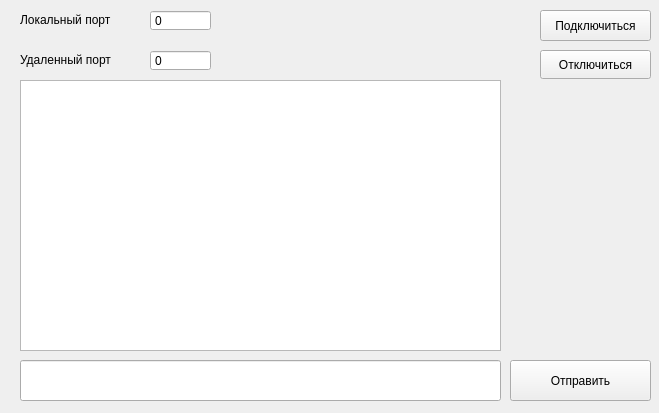
<?xml version="1.0" encoding="UTF-8"?>
<ui version="4.0">
 <class>UDPClient</class>
 <widget class="QMainWindow" name="UDPClient">
  <property name="geometry">
   <rect>
    <x>0</x>
    <y>0</y>
    <width>659</width>
    <height>413</height>
   </rect>
  </property>
  <property name="windowTitle">
   <string>UDPClient</string>
  </property>
  <widget class="QWidget" name="centralwidget">
   <widget class="QTextEdit" name="textEdit">
    <property name="geometry">
     <rect>
      <x>20</x>
      <y>80</y>
      <width>481</width>
      <height>271</height>
     </rect>
    </property>
    <property name="readOnly">
     <bool>true</bool>
    </property>
   </widget>
   <widget class="QLineEdit" name="lineEdit">
    <property name="geometry">
     <rect>
      <x>20</x>
      <y>360</y>
      <width>481</width>
      <height>41</height>
     </rect>
    </property>
   </widget>
   <widget class="QPushButton" name="bt_SendingData">
    <property name="geometry">
     <rect>
      <x>510</x>
      <y>360</y>
      <width>141</width>
      <height>41</height>
     </rect>
    </property>
    <property name="text">
     <string>Отправить</string>
    </property>
   </widget>
   <widget class="QPushButton" name="connection">
    <property name="geometry">
     <rect>
      <x>540</x>
      <y>10</y>
      <width>111</width>
      <height>31</height>
     </rect>
    </property>
    <property name="text">
     <string>Подключиться</string>
    </property>
   </widget>
   <widget class="QPushButton" name="disconnect">
    <property name="geometry">
     <rect>
      <x>540</x>
      <y>50</y>
      <width>111</width>
      <height>29</height>
     </rect>
    </property>
    <property name="text">
     <string>Отключиться</string>
    </property>
   </widget>
   <widget class="QSpinBox" name="local_host">
    <property name="geometry">
     <rect>
      <x>150</x>
      <y>10</y>
      <width>61</width>
      <height>21</height>
     </rect>
    </property>
    <property name="cursor">
     <cursorShape>IBeamCursor</cursorShape>
    </property>
    <property name="focusPolicy">
     <enum>Qt::WheelFocus</enum>
    </property>
    <property name="contextMenuPolicy">
     <enum>Qt::DefaultContextMenu</enum>
    </property>
    <property name="layoutDirection">
     <enum>Qt::LeftToRight</enum>
    </property>
    <property name="frame">
     <bool>true</bool>
    </property>
    <property name="buttonSymbols">
     <enum>QAbstractSpinBox::NoButtons</enum>
    </property>
    <property name="accelerated">
     <bool>false</bool>
    </property>
    <property name="keyboardTracking">
     <bool>true</bool>
    </property>
    <property name="maximum">
     <number>9999</number>
    </property>
    <property name="stepType">
     <enum>QAbstractSpinBox::DefaultStepType</enum>
    </property>
   </widget>
   <widget class="QSpinBox" name="remote_host">
    <property name="geometry">
     <rect>
      <x>150</x>
      <y>50</y>
      <width>61</width>
      <height>21</height>
     </rect>
    </property>
    <property name="cursor">
     <cursorShape>IBeamCursor</cursorShape>
    </property>
    <property name="buttonSymbols">
     <enum>QAbstractSpinBox::NoButtons</enum>
    </property>
   </widget>
   <widget class="QLabel" name="label">
    <property name="geometry">
     <rect>
      <x>20</x>
      <y>10</y>
      <width>121</width>
      <height>20</height>
     </rect>
    </property>
    <property name="text">
     <string>Локальный порт</string>
    </property>
   </widget>
   <widget class="QLabel" name="label_2">
    <property name="geometry">
     <rect>
      <x>20</x>
      <y>50</y>
      <width>121</width>
      <height>20</height>
     </rect>
    </property>
    <property name="text">
     <string>Удаленный порт</string>
    </property>
   </widget>
  </widget>
 </widget>
 <resources/>
 <connections/>
</ui>
